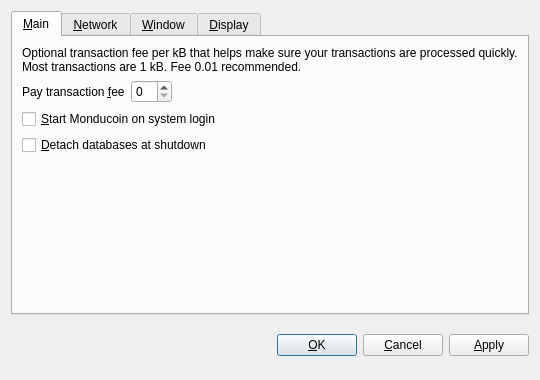
<?xml version="1.0" encoding="UTF-8"?>
<ui version="4.0">
 <class>OptionsDialog</class>
 <widget class="QDialog" name="OptionsDialog">
  <property name="geometry">
   <rect>
    <x>0</x>
    <y>0</y>
    <width>540</width>
    <height>380</height>
   </rect>
  </property>
  <property name="windowTitle">
   <string>Options</string>
  </property>
  <property name="modal">
   <bool>true</bool>
  </property>
  <layout class="QVBoxLayout" name="verticalLayout">
   <item>
    <widget class="QTabWidget" name="tabWidget">
     <property name="tabPosition">
      <enum>QTabWidget::North</enum>
     </property>
     <property name="currentIndex">
      <number>0</number>
     </property>
     <widget class="QWidget" name="tabMain">
      <attribute name="title">
       <string>&amp;Main</string>
      </attribute>
      <layout class="QVBoxLayout" name="verticalLayout_Main">
       <item>
        <widget class="QLabel" name="transactionFeeInfoLabel">
         <property name="text">
          <string>Optional transaction fee per kB that helps make sure your transactions are processed quickly. Most transactions are 1 kB. Fee 0.01 recommended.</string>
         </property>
         <property name="textFormat">
          <enum>Qt::PlainText</enum>
         </property>
         <property name="wordWrap">
          <bool>true</bool>
         </property>
        </widget>
       </item>
       <item>
        <layout class="QHBoxLayout" name="horizontalLayout_Main">
         <item>
          <widget class="QLabel" name="transactionFeeLabel">
           <property name="text">
            <string>Pay transaction &amp;fee</string>
           </property>
           <property name="textFormat">
            <enum>Qt::PlainText</enum>
           </property>
           <property name="buddy">
            <cstring>transactionFee</cstring>
           </property>
          </widget>
         </item>
         <item>
          <widget class="BitcoinAmountField" name="transactionFee"/>
         </item>
         <item>
          <spacer name="horizontalSpacer_Main">
           <property name="orientation">
            <enum>Qt::Horizontal</enum>
           </property>
           <property name="sizeHint" stdset="0">
            <size>
             <width>40</width>
             <height>20</height>
            </size>
           </property>
          </spacer>
         </item>
        </layout>
       </item>
       <item>
        <widget class="QCheckBox" name="bitcoinAtStartup">
         <property name="toolTip">
          <string>Automatically start Monducoin after logging in to the system.</string>
         </property>
         <property name="text">
          <string>&amp;Start Monducoin on system login</string>
         </property>
        </widget>
       </item>
       <item>
        <widget class="QCheckBox" name="detachDatabases">
         <property name="toolTip">
          <string>Detach block and address databases at shutdown. This means they can be moved to another data directory, but it slows down shutdown. The wallet is always detached.</string>
         </property>
         <property name="text">
          <string>&amp;Detach databases at shutdown</string>
         </property>
        </widget>
       </item>
       <item>
        <spacer name="verticalSpacer_Main">
         <property name="orientation">
          <enum>Qt::Vertical</enum>
         </property>
         <property name="sizeHint" stdset="0">
          <size>
           <width>20</width>
           <height>40</height>
          </size>
         </property>
        </spacer>
       </item>
      </layout>
     </widget>
     <widget class="QWidget" name="tabNetwork">
      <attribute name="title">
       <string>&amp;Network</string>
      </attribute>
      <layout class="QVBoxLayout" name="verticalLayout_Network">
       <item>
        <widget class="QCheckBox" name="mapPortUpnp">
         <property name="toolTip">
          <string>Automatically open the Monducoin client port on the router. This only works when your router supports UPnP and it is enabled.</string>
         </property>
         <property name="text">
          <string>Map port using &amp;UPnP</string>
         </property>
        </widget>
       </item>
       <item>
        <widget class="QCheckBox" name="connectSocks">
         <property name="toolTip">
          <string>Connect to the Monducoin network through a SOCKS proxy (e.g. when connecting through Tor).</string>
         </property>
         <property name="text">
          <string>&amp;Connect through SOCKS proxy:</string>
         </property>
        </widget>
       </item>
       <item>
        <layout class="QHBoxLayout" name="horizontalLayout_Network">
         <item>
          <widget class="QLabel" name="proxyIpLabel">
           <property name="text">
            <string>Proxy &amp;IP:</string>
           </property>
           <property name="textFormat">
            <enum>Qt::PlainText</enum>
           </property>
           <property name="buddy">
            <cstring>proxyIp</cstring>
           </property>
          </widget>
         </item>
         <item>
          <widget class="QValidatedLineEdit" name="proxyIp">
           <property name="maximumSize">
            <size>
             <width>140</width>
             <height>16777215</height>
            </size>
           </property>
           <property name="toolTip">
            <string>IP address of the proxy (e.g. 127.0.0.1)</string>
           </property>
          </widget>
         </item>
         <item>
          <widget class="QLabel" name="proxyPortLabel">
           <property name="text">
            <string>&amp;Port:</string>
           </property>
           <property name="textFormat">
            <enum>Qt::PlainText</enum>
           </property>
           <property name="buddy">
            <cstring>proxyPort</cstring>
           </property>
          </widget>
         </item>
         <item>
          <widget class="QLineEdit" name="proxyPort">
           <property name="maximumSize">
            <size>
             <width>55</width>
             <height>16777215</height>
            </size>
           </property>
           <property name="toolTip">
            <string>Port of the proxy (e.g. 9050)</string>
           </property>
          </widget>
         </item>
         <item>
          <widget class="QLabel" name="socksVersionLabel">
           <property name="text">
            <string>SOCKS &amp;Version:</string>
           </property>
           <property name="textFormat">
            <enum>Qt::PlainText</enum>
           </property>
           <property name="buddy">
            <cstring>socksVersion</cstring>
           </property>
          </widget>
         </item>
         <item>
          <widget class="QValueComboBox" name="socksVersion">
           <property name="toolTip">
            <string>SOCKS version of the proxy (e.g. 5)</string>
           </property>
          </widget>
         </item>
         <item>
          <spacer name="horizontalSpacer_Network">
           <property name="orientation">
            <enum>Qt::Horizontal</enum>
           </property>
           <property name="sizeHint" stdset="0">
            <size>
             <width>40</width>
             <height>20</height>
            </size>
           </property>
          </spacer>
         </item>
        </layout>
       </item>
       <item>
        <spacer name="verticalSpacer_Network">
         <property name="orientation">
          <enum>Qt::Vertical</enum>
         </property>
         <property name="sizeHint" stdset="0">
          <size>
           <width>20</width>
           <height>40</height>
          </size>
         </property>
        </spacer>
       </item>
      </layout>
     </widget>
     <widget class="QWidget" name="tabWindow">
      <attribute name="title">
       <string>&amp;Window</string>
      </attribute>
      <layout class="QVBoxLayout" name="verticalLayout_Window">
       <item>
        <widget class="QCheckBox" name="minimizeToTray">
         <property name="toolTip">
          <string>Show only a tray icon after minimizing the window.</string>
         </property>
         <property name="text">
          <string>&amp;Minimize to the tray instead of the taskbar</string>
         </property>
        </widget>
       </item>
       <item>
        <widget class="QCheckBox" name="minimizeOnClose">
         <property name="toolTip">
          <string>Minimize instead of exit the application when the window is closed. When this option is enabled, the application will be closed only after selecting Quit in the menu.</string>
         </property>
         <property name="text">
          <string>M&amp;inimize on close</string>
         </property>
        </widget>
       </item>
       <item>
        <spacer name="verticalSpacer_Window">
         <property name="orientation">
          <enum>Qt::Vertical</enum>
         </property>
         <property name="sizeHint" stdset="0">
          <size>
           <width>20</width>
           <height>40</height>
          </size>
         </property>
        </spacer>
       </item>
      </layout>
     </widget>
     <widget class="QWidget" name="tabDisplay">
      <attribute name="title">
       <string>&amp;Display</string>
      </attribute>
      <layout class="QVBoxLayout" name="verticalLayout_Display">
       <item>
        <layout class="QHBoxLayout" name="horizontalLayout_1_Display">
         <item>
          <widget class="QLabel" name="langLabel">
           <property name="text">
            <string>User Interface &amp;language:</string>
           </property>
           <property name="textFormat">
            <enum>Qt::PlainText</enum>
           </property>
           <property name="buddy">
            <cstring>lang</cstring>
           </property>
          </widget>
         </item>
         <item>
          <widget class="QValueComboBox" name="lang">
           <property name="toolTip">
            <string>The user interface language can be set here. This setting will take effect after restarting Monducoin.</string>
           </property>
          </widget>
         </item>
        </layout>
       </item>
       <item>
        <layout class="QHBoxLayout" name="horizontalLayout_2_Display">
         <item>
          <widget class="QLabel" name="unitLabel">
           <property name="text">
            <string>&amp;Unit to show amounts in:</string>
           </property>
           <property name="textFormat">
            <enum>Qt::PlainText</enum>
           </property>
           <property name="buddy">
            <cstring>unit</cstring>
           </property>
          </widget>
         </item>
         <item>
          <widget class="QValueComboBox" name="unit">
           <property name="toolTip">
            <string>Choose the default subdivision unit to show in the interface and when sending coins.</string>
           </property>
          </widget>
         </item>
        </layout>
       </item>
       <item>
        <widget class="QCheckBox" name="displayAddresses">
         <property name="toolTip">
          <string>Whether to show Monducoin addresses in the transaction list or not.</string>
         </property>
         <property name="text">
          <string>&amp;Display addresses in transaction list</string>
         </property>
        </widget>
       </item>
       <item>
        <spacer name="verticalSpacer_Display">
         <property name="orientation">
          <enum>Qt::Vertical</enum>
         </property>
         <property name="sizeHint" stdset="0">
          <size>
           <width>20</width>
           <height>40</height>
          </size>
         </property>
        </spacer>
       </item>
      </layout>
     </widget>
    </widget>
   </item>
   <item>
    <layout class="QHBoxLayout" name="horizontalLayout_Buttons">
     <item>
      <spacer name="horizontalSpacer_1">
       <property name="orientation">
        <enum>Qt::Horizontal</enum>
       </property>
       <property name="sizeHint" stdset="0">
        <size>
         <width>40</width>
         <height>48</height>
        </size>
       </property>
      </spacer>
     </item>
     <item>
      <widget class="QLabel" name="statusLabel">
       <property name="font">
        <font>
         <weight>75</weight>
         <bold>true</bold>
        </font>
       </property>
       <property name="text">
        <string/>
       </property>
       <property name="textFormat">
        <enum>Qt::PlainText</enum>
       </property>
       <property name="wordWrap">
        <bool>true</bool>
       </property>
      </widget>
     </item>
     <item>
      <spacer name="horizontalSpacer_2">
       <property name="orientation">
        <enum>Qt::Horizontal</enum>
       </property>
       <property name="sizeHint" stdset="0">
        <size>
         <width>40</width>
         <height>48</height>
        </size>
       </property>
      </spacer>
     </item>
     <item>
      <widget class="QPushButton" name="okButton">
       <property name="text">
        <string>&amp;OK</string>
       </property>
      </widget>
     </item>
     <item>
      <widget class="QPushButton" name="cancelButton">
       <property name="text">
        <string>&amp;Cancel</string>
       </property>
       <property name="autoDefault">
        <bool>false</bool>
       </property>
      </widget>
     </item>
     <item>
      <widget class="QPushButton" name="applyButton">
       <property name="text">
        <string>&amp;Apply</string>
       </property>
       <property name="autoDefault">
        <bool>false</bool>
       </property>
      </widget>
     </item>
    </layout>
   </item>
  </layout>
 </widget>
 <customwidgets>
  <customwidget>
   <class>BitcoinAmountField</class>
   <extends>QSpinBox</extends>
   <header>bitcoinamountfield.h</header>
  </customwidget>
  <customwidget>
   <class>QValueComboBox</class>
   <extends>QComboBox</extends>
   <header>qvaluecombobox.h</header>
  </customwidget>
  <customwidget>
   <class>QValidatedLineEdit</class>
   <extends>QLineEdit</extends>
   <header>qvalidatedlineedit.h</header>
  </customwidget>
 </customwidgets>
 <resources/>
 <connections/>
</ui>
